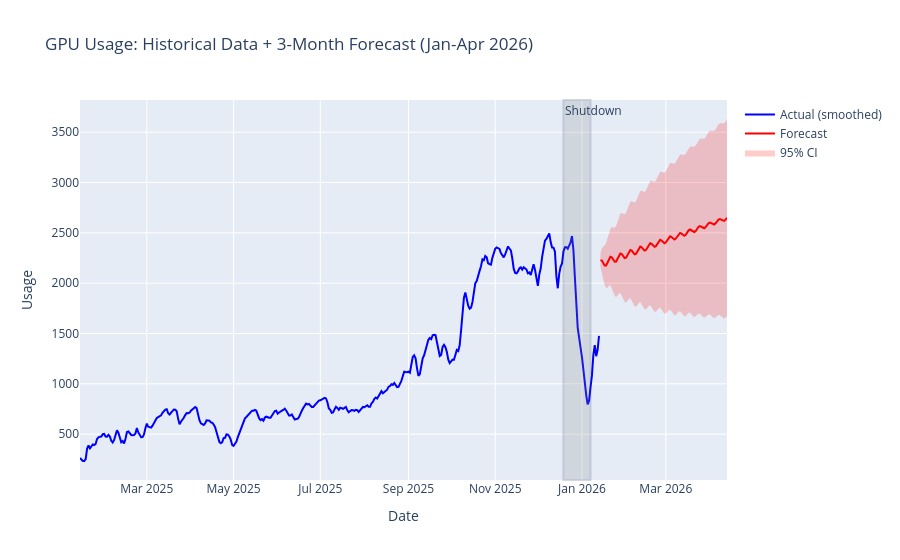

The cell this chart's notebook holds for it:
### Code cell
# Future forecast: Train on pre-shutdown data, display full actuals + 3-month forecast
# Load full data (includes shutdown period Dec 19 - Jan 7)
df_full = pd.read_csv(
    "../data/gpu_in_use.csv", parse_dates=["DTime"], index_col="DTime"
)
df_full_daily = df_full.resample("D").mean()
df_full_smoothed = df_full_daily.ewm(span=10, adjust=False).mean()

# Train model on pre-shutdown data (df - ends Dec 19)
# df_smoothed already exists from earlier cells
model_future = auto_arima(
    df_smoothed["Usage"],
    seasonal=False,
    stepwise=False,  # This is a critical paramter - slow but optimal if False
    suppress_warnings=True,
)
print(f"Model order: {model_future.order}")

# Forecast 90 days (3 months) from Jan 13, 2026
forecast_days = 90
future_forecast, future_conf_int = model_future.predict(
    n_periods=forecast_days, return_conf_int=True, alpha=0.05
)

# Create future date index
last_date = df_full_smoothed.index.max()
future_dates = pd.date_range(
    start=last_date + pd.Timedelta(days=1), periods=forecast_days, freq="D"
)

# Plot
fig = go.Figure()

# Full historical data (includes shutdown)
fig.add_trace(
    go.Scatter(
        x=df_full_smoothed.index,
        y=df_full_smoothed["Usage"],
        mode="lines",
        name="Actual (smoothed)",
        line=dict(color="blue"),
    )
)

# Future forecast
fig.add_trace(
    go.Scatter(
        x=future_dates,
        y=future_forecast,
        mode="lines",
        name="Forecast",
        line=dict(color="red"),
    )
)

# Confidence interval
fig.add_trace(
    go.Scatter(
        x=list(future_dates) + list(future_dates[::-1]),
        y=list(future_conf_int[:, 1]) + list(future_conf_int[:, 0][::-1]),
        fill="toself",
        fillcolor="rgba(255,0,0,0.2)",
        line=dict(color="rgba(255,255,255,0)"),
        name="95% CI",
    )
)

# Mark shutdown period
fig.add_vrect(
    x0="2025-12-19",
    x1="2026-01-07",
    fillcolor="gray",
    opacity=0.2,
    annotation_text="Shutdown",
    annotation_position="top left",
)

fig.update_layout(
    title="GPU Usage: Historical Data + 3-Month Forecast (Jan-Apr 2026)",
    xaxis_title="Date",
    yaxis_title="Usage",
)
fig.show()
